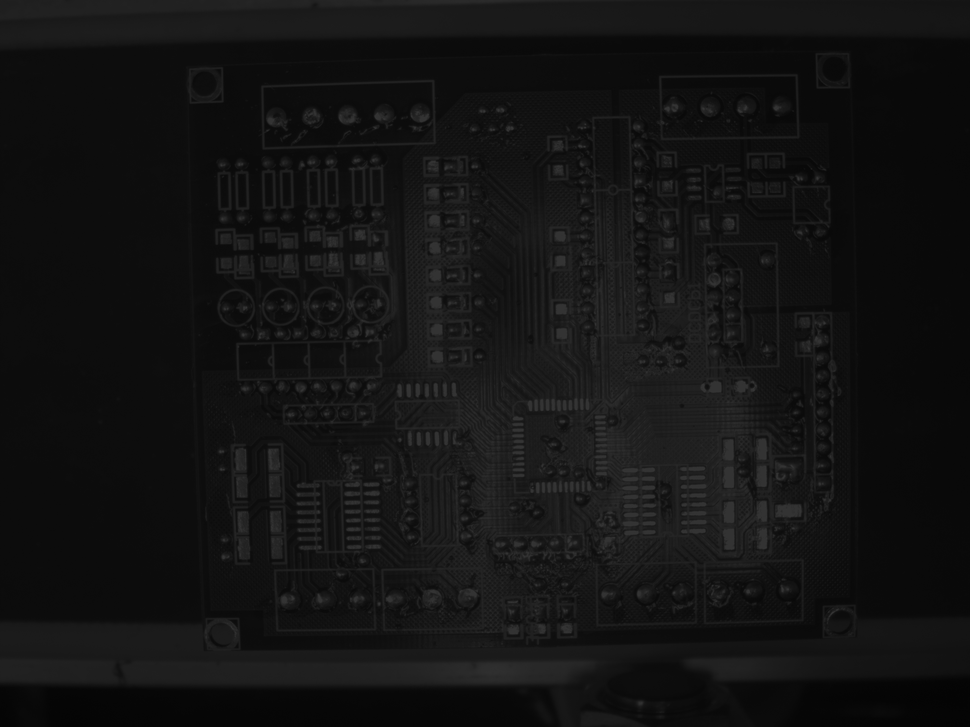
#> input picture tuan7/anh_toi_1.png, 970 x 727 px, shrunk from 2592 x 1944 before the run
$ python gamma_correction.py
#> lines starting #> are read from the running program, lines starting #| are printed output that depends on the picture
import cv2
import numpy as np
import matplotlib.pyplot as plt

def main():
    gray = cv2.imread('anh_toi_1.png', cv2.IMREAD_GRAYSCALE)
#> gray is the input picture: shape (727, 970); min 3, max 55, mean 19

    gamma = 0.5

    result = adjust_gamma(gray, gamma=gamma)

    plt.figure(figsize=(12, 8))  # Tạo một cửa sổ hình vẽ mới

    plt.figure(figsize=(30, 20))
    plt.subplot(122), plt.imshow(result, cmap='gray')
    plt.show()

def adjust_gamma(image, gamma=1.0):
#> called with gamma = 0.5
    table = np.array([
        ((i / 255.0) ** gamma) * 255
        for i in range(256)
    ]).astype("uint8")

    return cv2.LUT(image, table)
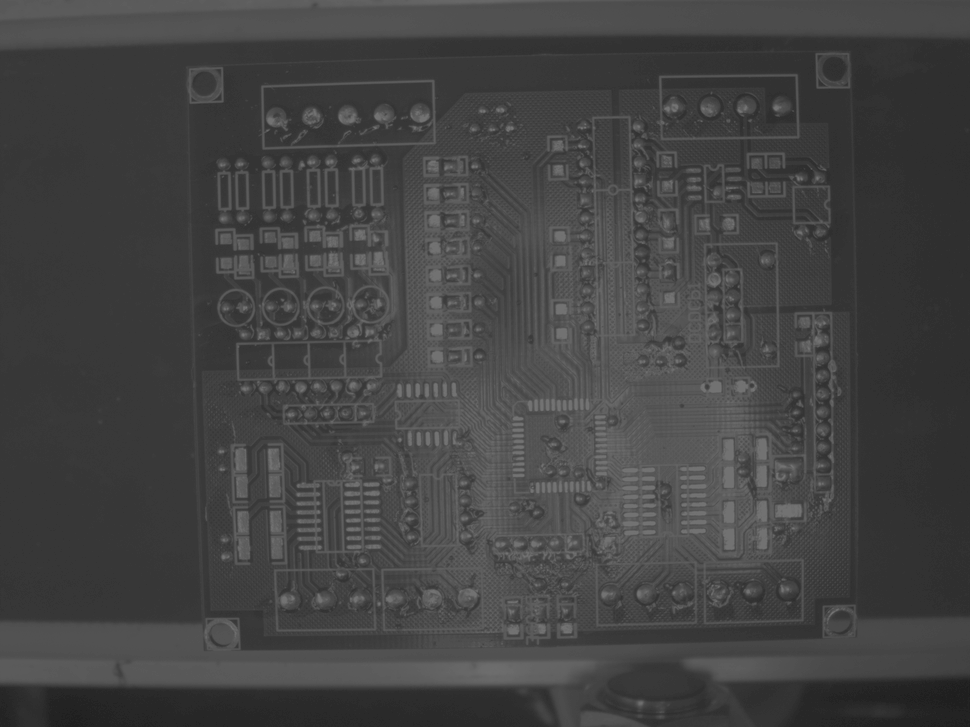
#> returned value: shape (727, 970); min 27, max 118, mean 67.2

if __name__ == '__main__':
    main()
